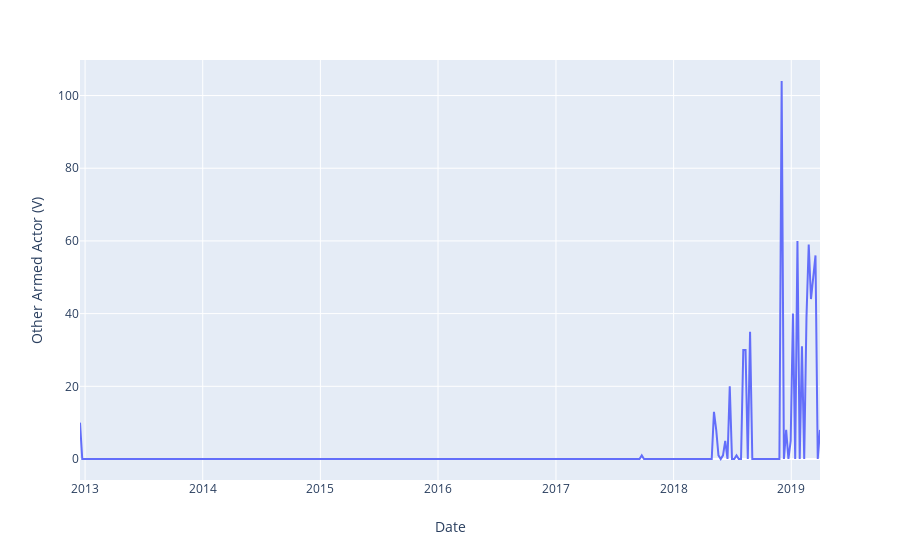

The code cell stored with this chart in its notebook:
### Code cell
oaa_vics= zam[zam['Other Armed Actor (V)'].notnull() == True]
oaa_vics = oaa_vics['Other Armed Actor (V)'].resample('W').sum()



oaa_vics = pd.DataFrame(oaa_vics)



oaa_vics = oaa_vics.reset_index()


oaa_ivcs = pd.DataFrame(oaa_vics)



px.line(oaa_vics, x='Date', y='Other Armed Actor (V)')

### Figure 1 — Plotly figure (JSON) as saved in the notebook; plotly's stock layout.template omitted (floating-point values rounded to 4 significant figures; data arrays with more than 128 entries replaced by an {"elided": "..."} marker saying what was removed)
{"data": [{"hovertemplate": "Date=%{x}<br>Other Armed Actor (V)=%{y}<extra></extra>", "legendgroup": "", "line": {"color": "#636efa", "dash": "solid"}, "mode": "lines", "name": "", "showlegend": false, "type": "scatter", "uid": "231f6109-fcc9-4038-ab12-8e5d8c906637", "x": {"elided": "329 str values"}, "xaxis": "x", "y": {"elided": "329 int values"}, "yaxis": "y"}], "layout": {"autosize": true, "grid": {"xaxes": ["x"], "xgap": 0.1, "xside": "bottom", "yaxes": ["y"], "ygap": 0.1, "yside": "left"}, "legend": {"tracegroupgap": 0}, "margin": {"t": 60}, "xaxis": {"autorange": true, "range": ["2012-12-16 05:00", "2019-03-31 04:00"], "title": {"text": "Date"}, "type": "date"}, "yaxis": {"autorange": true, "range": [-5.778, 109.8], "title": {"text": "Other Armed Actor (V)"}, "type": "linear"}}}
